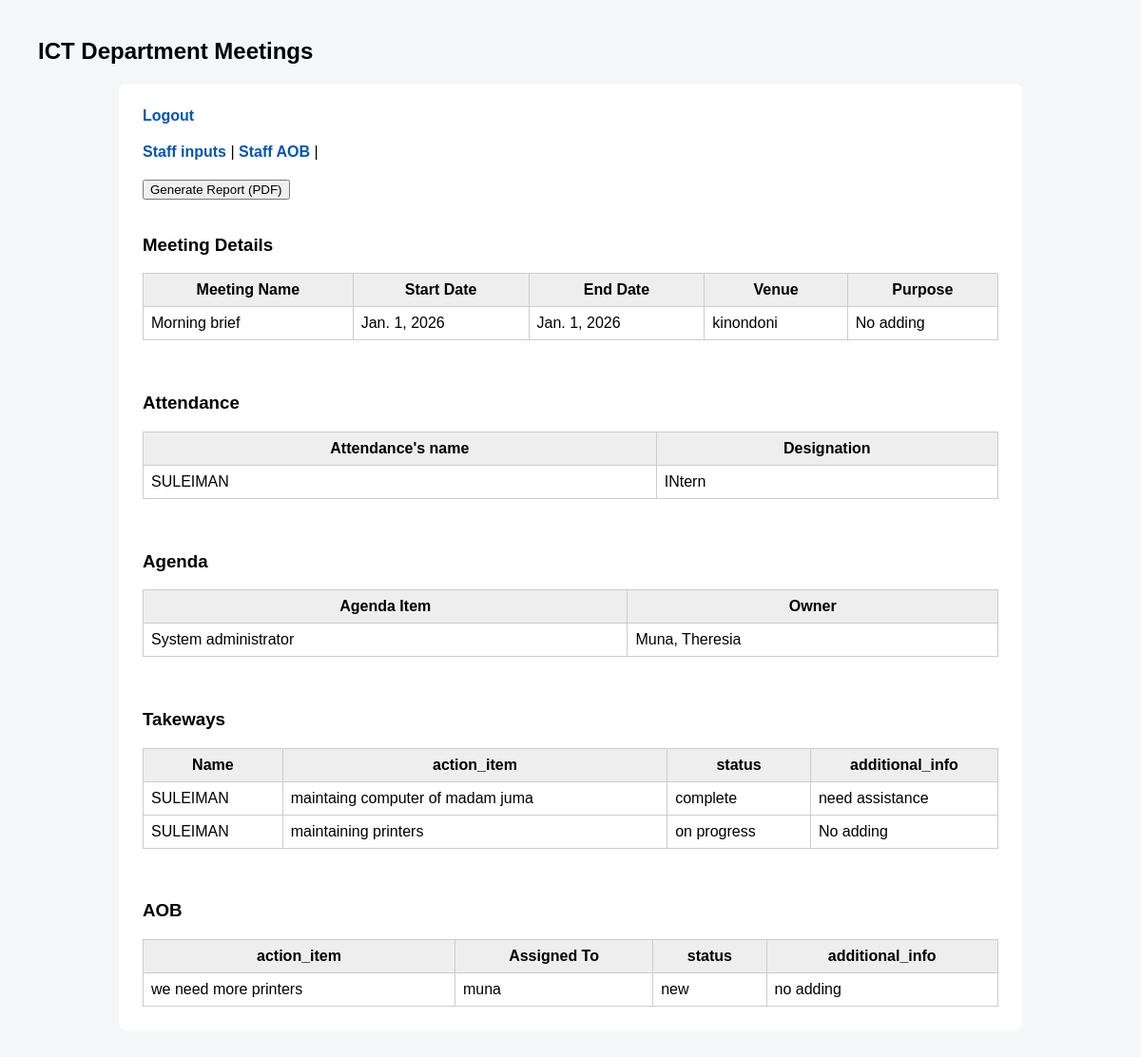
/dashboard/, run on the app's committed database.
### briefs/models.py (models this page shows, shortened)
class Meeting(models.Model):
    meeting_name = models.CharField(max_length=200)
    start_date = models.DateField(null=True, blank=True)
    end_date = models.DateField(null=True, blank=True)
    venue = models.CharField(max_length=200)
    purpose = models.TextField(default="No adding")

class Attendance(models.Model):
    name = models.CharField(max_length=200)
    designation = models.CharField(max_length=200)

class Agenda(models.Model):
    Agender_item = models.CharField(max_length=200)
    owner = models.CharField(max_length=200)

class Brief(models.Model):
    name = models.CharField(max_length=100)
    action_item = models.TextField(default="No adding")
    status = models.TextField(blank=True)
    additional_info = models.TextField(default="No adding")
    created_at = models.DateTimeField(auto_now_add=True)
    meeting = models.ForeignKey(Meeting, on_delete=models.CASCADE, null=True, blank=True)

class AOB(models.Model):
    action_item = models.TextField(default="No adding")
    assigned_to = models.TextField(blank=True)
    status = models.TextField(blank=True)
    additional_info = models.TextField(default="No adding")
    created_at = models.DateTimeField(auto_now_add=True)
    meeting = models.ForeignKey(Meeting, on_delete=models.CASCADE, null=True, blank=True)

### briefs/views.py (the view)
# urls.py: path("dashboard/", views.dashboard, name="dashboard"),
def dashboard(request):
    briefs = Brief.objects.all().order_by("-created_at")
    aob = AOB.objects.all().order_by("-created_at")
    meetings = Meeting.objects.all().order_by("-start_date")
    attendance = Attendance.objects.all()
    agendas = Agenda.objects.all()
    return render(request, "dashboard.html", {
        "briefs": briefs,
        "aob": aob,
        "meetings": meetings,
        "attendance": attendance,
        "agendas": agendas
    })

### briefs/templates/dashboard.html
{% extends "base.html" %}
{% block content %}
<div class="nav">
        <a href="{% url 'submit' %}">Staff inputs</a> |
        <a href="{% url 'submit_aob' %}">Staff AOB</a> |
    </div>
<form method="get" action="{% url 'generate_report' %}">
    <button type="submit">Generate Report (PDF)</button>
</form>
<br>
<h3>Meeting Details</h3>
<table border="1">
<tr>
    <th>Meeting Name</th>
    <th>Start Date</th>
    <th>End Date</th>
    <th>Venue</th>
    <th>Purpose</th>
</tr>
{% for m in meetings %}
<tr>
    <td>{{ m.meeting_name }}</td>
    <td>{{ m.start_date }}</td>
    <td>{{ m.end_date }}</td>
    <td>{{ m.venue }}</td>
    <td>{{ m.purpose }}</td>
</tr>
{% endfor %}
</table>
<br><br>
<h3>Attendance</h3>
<table border="1">
<tr><th>Attendance's name</th><th>Designation</th></tr>
{% for at in attendance %}
<tr>
<td>{{ at.name }}</td>
<td>{{ at.designation }}</td>
</tr>
{% endfor %}
</table>
<br>
<br>
<h3>Agenda</h3>
<table border="1">
<tr><th>Agenda Item</th><th>Owner</th></tr>
{% for ag in agendas %}
<tr>
<td>{{ ag.Agender_item  }}</td>
<td>{{ ag.owner }}</td>
</tr>
{% endfor %}
</table>
<br>
<br>
<h3>Takeways</h3>
<table border="1">
<tr><th>Name</th> <th>action_item </th>
<th>status</th>    <th>additional_info</th>
{% for b in briefs %}
<tr>
<td>{{ b.name }}</td>
<td>{{ b.action_item  }}</td>
<td>{{ b.status }}</td>
<td>{{ b.additional_info }}</td>
</tr>
{% endfor %}
</table>
<br>
<br>
<h3>AOB</h3>
<table border="1">
<tr><th>action_item </th> <th>Assigned To</th>
<th>status</th>    <th>additional_info</th>
{% for a in aob %}
<tr>
<td>{{ a.action_item  }}</td>
<td>{{ a.assigned_to }}</td>
<td>{{ a.status }}</td>
<td>{{ a.additional_info }}</td>
</tr>
{% endfor %}
</table>
{% endblock %}

### briefs/templates/base.html (shortened to what this page needs)
<!DOCTYPE html>
<html>
<head>
</head>
<body>
<h2>ICT Department Meetings</h2>
<div class="box">
    <div class="nav">
        <a href="{% url 'logout' %}">Logout</a>
    </div>
    {% block content %}{% endblock %}
</div>
</body>
</html>

### briefs/templates/base.html (style rules this page uses)
body { font-family:Arial;margin:40px;background:#f4f6f8 }
.box { background:white;padding:25px;border-radius:8px;max-width:900px;margin:auto }
table { width:100%;border-collapse:collapse }
th,td { border:1px solid #ccc;padding:8px }
th { background:#eee }
a { color:#0056b3;text-decoration:none;font-weight:bold }
.nav { margin-bottom:20px }

### data on the page
Meeting: meeting_name "Morning brief", start_date "Jan. 1, 2026", end_date "Jan. 1, 2026", venue "kinondoni", purpose "No adding"
Attendance: name "SULEIMAN", designation "INtern"
Agenda: Agender_item "System administrator", owner "Muna, Theresia"
Brief: name "SULEIMAN", action_item "maintaing computer of madam juma", status "complete", additional_info "need assistance"
Brief: name "SULEIMAN", action_item "maintaining printers", status "on progress", additional_info "No adding"
AOB: action_item "we need more printers", assigned_to "muna", status "new", additional_info "no adding"
